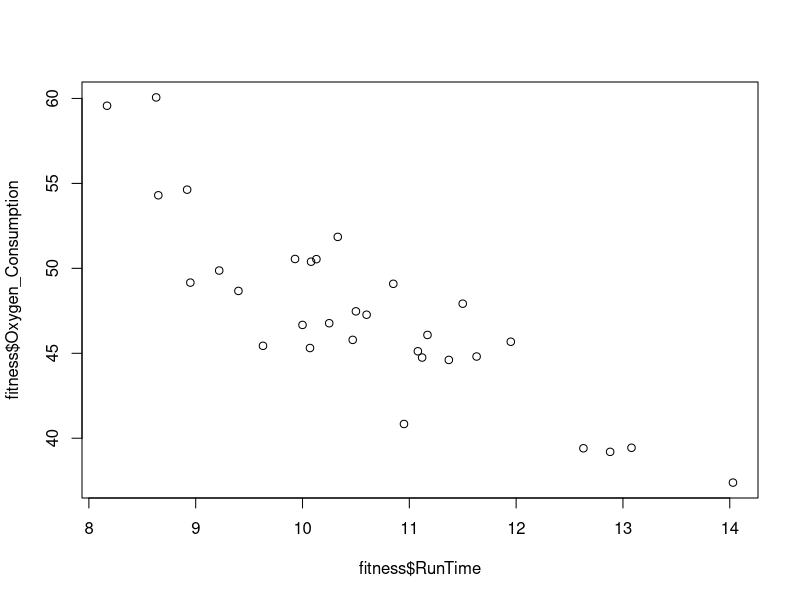
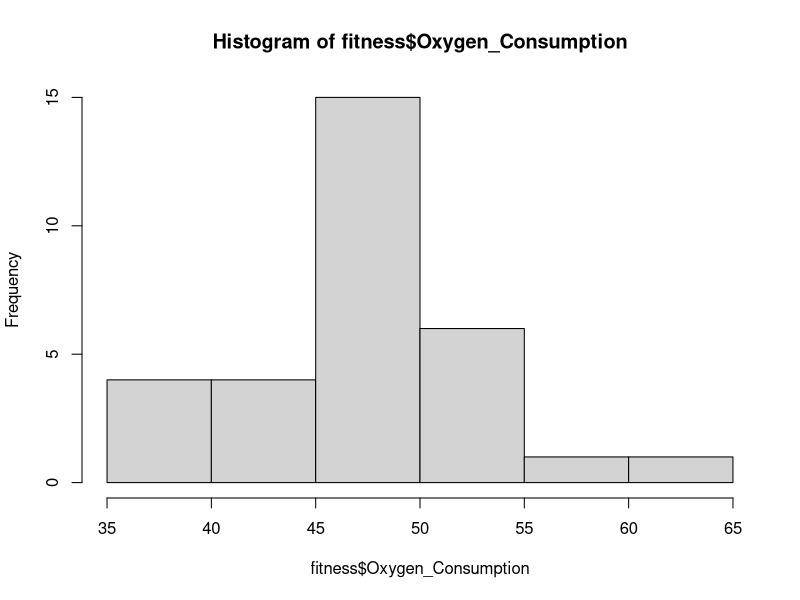
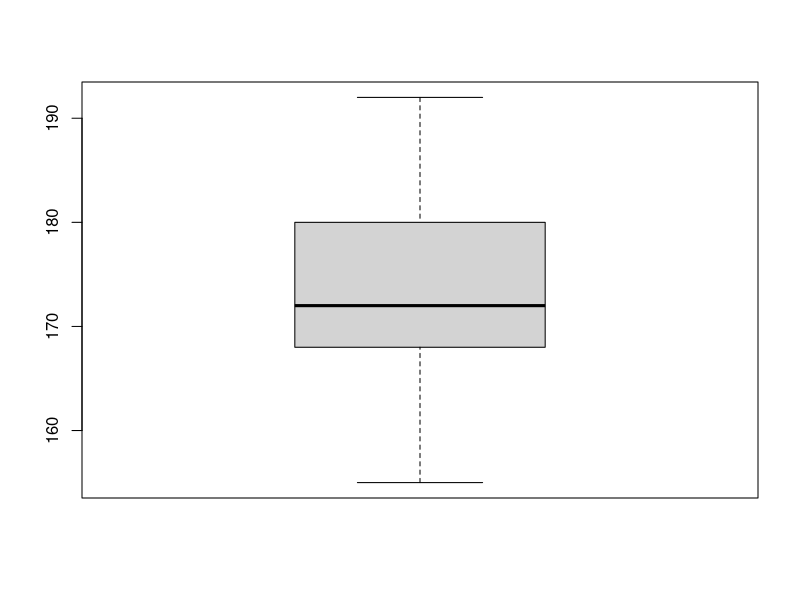
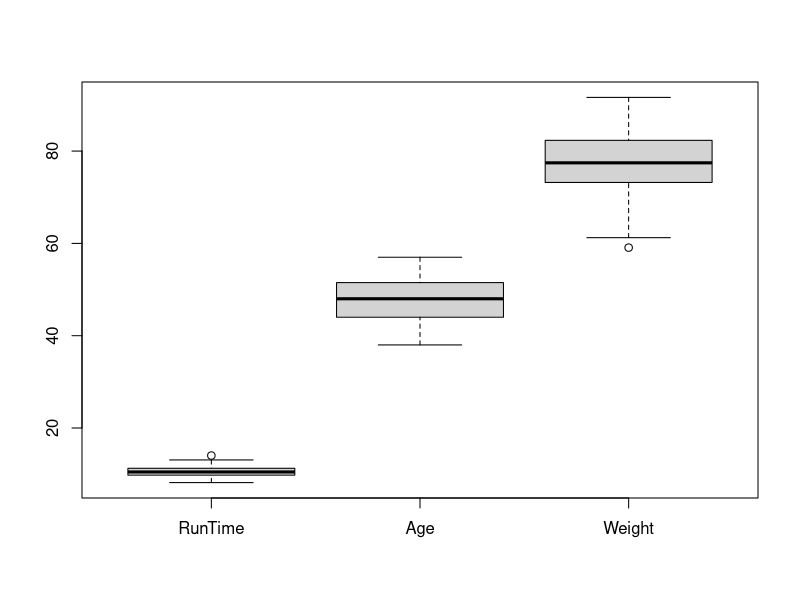
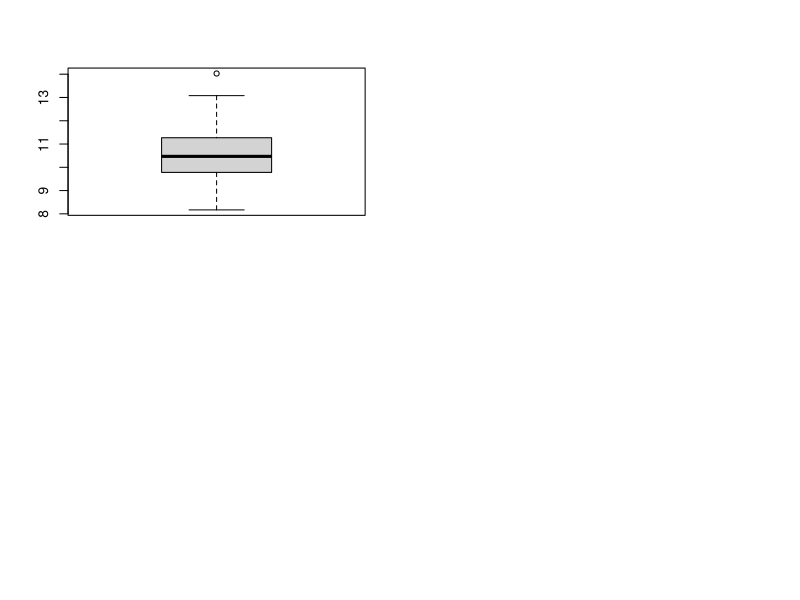
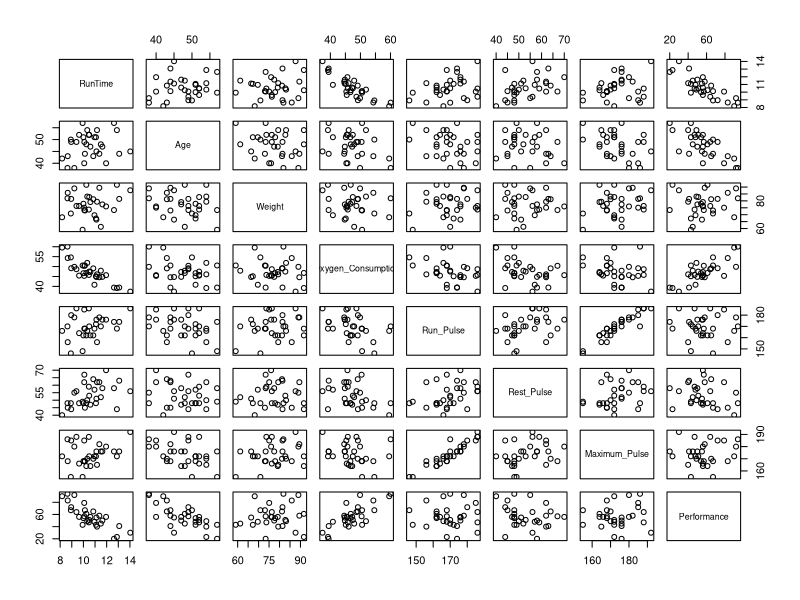
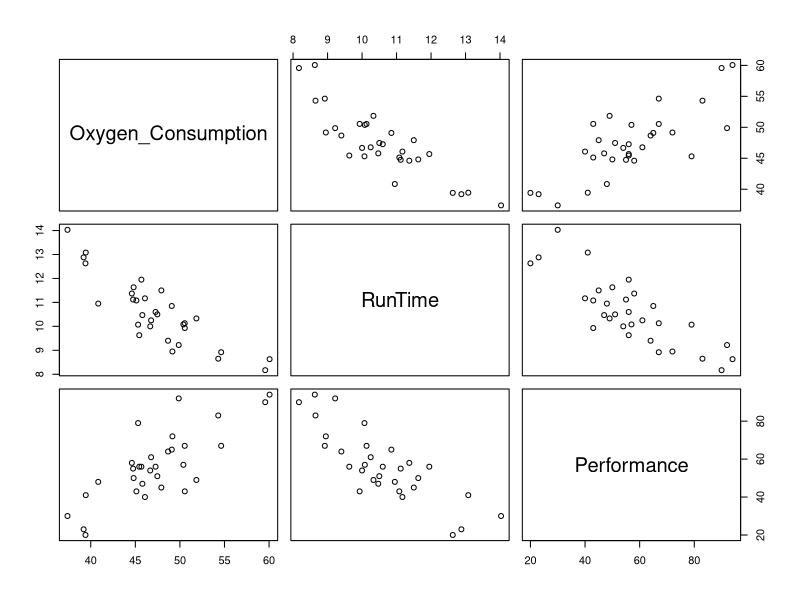
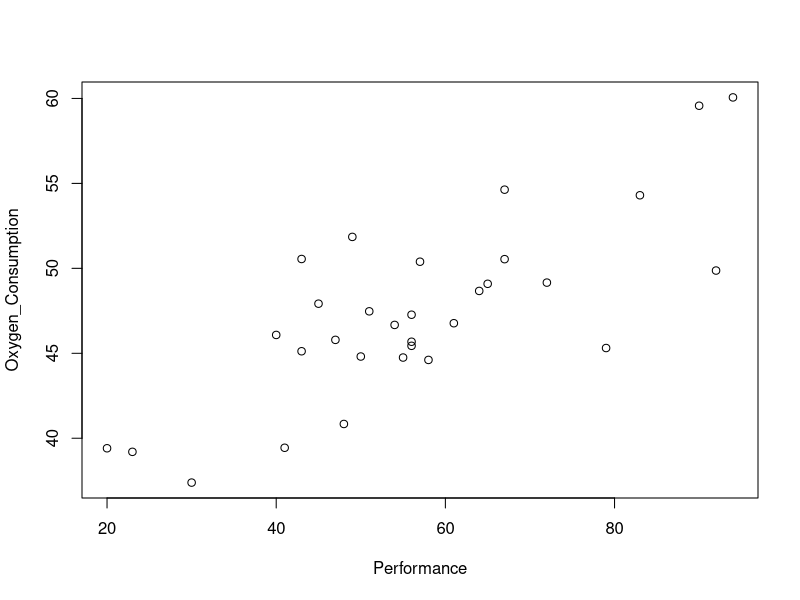

These figures' R source, in order:
# Check working directory and set it to the directory where data files are.
getwd()
setwd("~/CSVDatasets")
fitness<-read.csv(file="FITNESS.csv",header=TRUE)
# Check the dataset
fitness
head(fitness)
summary(fitness)
View(fitness)

# Scatter plot, histogram, boxplots
plot(fitness$RunTime, fitness$Oxygen_Consumption)
hist(fitness$Oxygen_Consumption)
boxplot(fitness$Maximum_Pulse)
boxplot(fitness[c(3,4,5)])

# 2x2 layout
par(mfrow=c(2,2))
boxplot(fitness$RunTime)
par(mfrow=c(1,1))

# All scatter plots in one picture
str(fitness)
pairs(fitness[3:length(fitness)])
names(fitness)
pairs(fitness[c(6,3,10)])

# Attach and detach can simplify the expression.
attach(fitness)
plot(Performance, Oxygen_Consumption)
boxplot(Maximum_Pulse)
detach(fitness)

# Some people hate using attach because it can attach the same data frame object
# multiple tims. The following can completely detach all fitness objects.
while("fitness" %in% search()) detach(fitness)

# Run a simple linear regression
lm.fit=lm(Oxygen_Consumption~RunTime, data=fitness)
lm.fit
summary(lm.fit)
plot(fitness$RunTime, fitness$Oxygen_Consumption)
abline(lm.fit)
predict(lm.fit,data.frame(RunTime=5))

# Multiple Linear Regression
attach(fitness)  # no need to specify the data frame name.
lm.fit=lm(Oxygen_Consumption~RunTime+Performance)
lm.fit
summary(lm.fit)
# Figure out what t-score and p-value represent using t distribution with d.f = 31-2-1
curve(dt(x,28),xlim=c(-5,5))
print(2*pt(-4.207,28)) # two-tail test
print(2*pt(-1.348,28))

# What is F-statistic (F value) here?  It is the value on F distribution.
# How is p-value (of F-test) calculated? First take a look at the pdf of F distribution.
curve(df(x,2,28),xlim=c(0,50))
# The following is the right tail probability with F-value = 44.09.
print(1-pf(44.09,2,28), digits=10) # one-tail (upper) test

# How do we find MSE (estimate)?  You need to divide the sum by error degree of freedom.
# If you square-root it, you will get 'Residual standard error' shown in the summary result.
sum((lm.fit$residuals)^2)/(31-2-1)
# R-squared can be calculated from the fact 
# that it is the proportion of the variance of y explained by the model,
# R-squared = (TSS-RSS)/TSS =  1-RSS/TSS
1-sum((lm.fit$residuals)^2)/sum((fitness$Oxygen_Consumption-mean(fitness$Oxygen_Consumption))^2)


# You can also create ANOVA table and figure out how R-squared is calculated.
anova(lm.fit)
# Do you get the same R-squared value in the summary report using this formula?
# R-squared = (Sum Sq explained by the model)/(Total Sum Sq)
print(R_sq<-(633.01+13.32)/(633.01+13.32+205.22))
# Adj. R-squared = 1-(n-1)(1-R-squared)/(n-p-1)
1-(31-1)*(1-R_sq)/(31-2-1)


# Checking for multicollinearity and running step-wise regression
cor(RunTime, Performance)
summary(lm(Oxygen_Consumption~.-Name-Gender,data=fitness))

# Name is a nominal variable that should not be used in the model.
#fitness<-subset(fitness, select=-Name) 

fitness$Name<-NULL # same result as above
# Gender is a qualitative predictor. 
# Indicator variables are automatically created in R if the type is a factor
fitness$Gender<-as.factor(fitness$Gender)

# You are advised to check the multicollinearity before step-wise regression
if(!require(car)) {install.packages("car");library(car)}
# Run with all variables and check multicollinearity
vif(lm(Oxygen_Consumption~.,data=fitness))
vif(lm(Oxygen_Consumption~.-Performance,data=fitness))
step.fit<-step(lm(Oxygen_Consumption~.-Performance,data=fitness))

# R-squared will be the maximum if all variables are used.  
# But, it may not be the case for Adjusted R-squared.
summary(lm(Oxygen_Consumption~.,data=fitness))
summary(step.fit)
detach(fitness)
